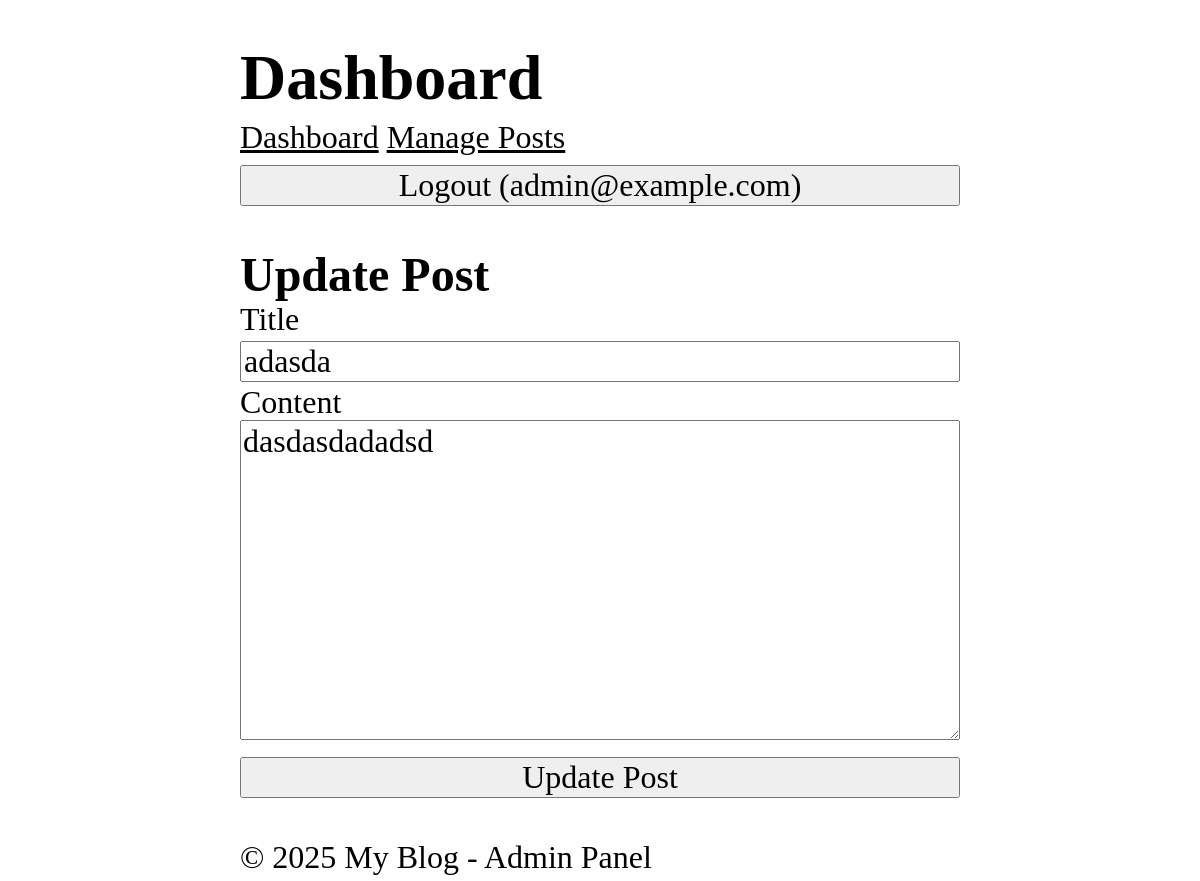
Screenshot of /admin/posts/4/edit (signed in) with the database file from the repository.
### tables this page shows
CREATE TABLE users (
  id INTEGER PRIMARY KEY AUTOINCREMENT,
  name TEXT NOT NULL,
  email TEXT UNIQUE NOT NULL,
  password TEXT NOT NULL,
  role TEXT NOT NULL DEFAULT 'user',
  created_at DATETIME DEFAULT CURRENT_TIMESTAMP
);

CREATE TABLE posts (
  id INTEGER PRIMARY KEY AUTOINCREMENT,
  title TEXT NOT NULL,
  content TEXT NOT NULL,
  views INTEGER DEFAULT 0,
  user_id INTEGER NOT NULL,
  created_at DATETIME DEFAULT CURRENT_TIMESTAMP,
  FOREIGN KEY (user_id) REFERENCES users (id)
);

### core/View.php (called while the page is built, shortened)
<?php
class View
{
  protected static $globals = [];
  public static function share(string $key, mixed $value): void
  {
    static::$globals[$key] = $value;
  }
  public static function render(string $template, array $data = [], string $layout = null): string
  {
    $data = [...static::$globals, ...$data];
    $content = static::renderTemplate(
      $template,
      $data
    );
    return static::renderLayout($layout, $data, $content);
  }
  protected static function renderTemplate(string $template, array $data): string
  {
    extract($data);
    $path = dirname(__DIR__) . "/app/Views/$template.php";
    require $path;
    return ob_get_clean();
  }
  protected static function renderLayout(?string $template, array $data, string $content): string
  {
    extract([...$data, 'content' => $content]);
    $path = dirname(__DIR__) . "/app/Views/$template.php";
    require $path;
    return ob_get_clean();
  }
}

### app/Controllers/Admin/PostController.php (called while the page is built, shortened)
<?php
class PostController
{
  public function edit($id)
  {
    $post = Post::find($id);
    return View::render(
      template: 'admin/post/edit',
      layout: 'layouts/admin',
      data: ['post' => $post]
    );
  }
}

### core/Router.php (called while the page is built, shortened)
<?php
class Router
{
  protected array $routes = [];
  protected array $globalMiddleware = [];
  protected array $routeMiddleware = [];
  public function add(string $method, string $uri, string $controller, array $middlewares = []): void
  {
    $this->routes[] = [
      'method' => $method,
      'uri' => $uri,
      'controller' => $controller,
      'middlewares' => $middlewares
    ];
  }
  public function addGlobalMiddleware(string $middleware): void
  {
    $this->globalMiddleware[] = $middleware;
  }
  public function addRouteMiddleware(string $name, string $middleware): void
  {
    $this->routeMiddleware[$name] = $middleware;
  }
  public function dispatch(string $uri, string $method): string
  {
    $route = $this->findRoute($uri, $method);
    $middlewares = [
      ...$this->globalMiddleware,
      ...array_map(
        fn($name) => $this->routeMiddleware[$name],
        $route['middlewares']
      )
    ];
    return $this->runMiddleware(
      $middlewares,
      function () use ($route) {
        [$controller, $action] = explode('@', $route['controller']);
        return $this->callAction($controller, $action, $route['params']);
      }
    );
  }
  protected function runMiddleware(array $middlewares, callable $target): mixed
  {
    $next = $target;
    foreach (array_reverse($middlewares) as $middleware) {
      $next = function () use ($middleware, $next) {
        error_log("Middleware: running $middleware");
        return (new $middleware)->handle($next);
      };
    }
    return $next();
  }
  protected function findRoute(string $uri, string $method): ?array
  {
    foreach ($this->routes as $route) {
      $params = $this->matchRoute($route['uri'], $uri);
      if ($params !== null && $route['method'] === $method) {
        return [...$route, 'params' => $params];
      }
    }
    return null;
  }
  protected function matchRoute(string $routeUri, string $requestUri): ?array
  {
    $routeSegments = explode('/', trim($routeUri, '/'));
    $requestSegments = explode('/', trim($requestUri, '/'));
    if (count($routeSegments) !== count($requestSegments)) {
      return null;
    }
    $params = [];
    foreach ($routeSegments as $index => $routeSegment) {
      if (str_starts_with($routeSegment, '{') && str_ends_with($routeSegment, '}')) {
        $params[trim($routeSegment, '{}')] = $requestSegments[$index];
      } elseif ($routeSegment !== $requestSegments[$index]) {
        return null;
      }
    }
    return $params;
  }
  protected function callAction(string $controller, string $action, array $params): string
  {
    return (new $controllerClass)->$action(...$params);
  }
}

### app/Middlewares/Auth.php (called while the page is built, shortened)
<?php
class Auth implements Middleware
{
  public function handle(callable $next)
  {
    return $next();
  }
}

### app/Middlewares/CSRF.php (called while the page is built, shortened)
<?php
class CSRF implements Middleware
{
  public function handle(callable $next)
  {
    return $next();
  }
}

### app/Middlewares/View.php (called while the page is built, shortened)
<?php
class View implements Middleware
{
  public function handle(callable $next)
  {
    CoreView::share('user', Auth::user());
    return $next();
  }
}

### core/App.php (called while the page is built, shortened)
<?php
class App {
  protected static $container = [];
  public static function bind(string $key, mixed $value): void {
    static::$container[$key] = $value;
  }
  public static function get(string $key): mixed {
    return static::$container[$key];
  }
}

### core/Model.php (called while the page is built, shortened)
<?php
abstract class Model
{
  protected static string $table;
  public static function find(mixed $id): ?static
  {
    $db = App::get('database');
    return $db->fetch("SELECT * FROM " . static::$table . " WHERE id = ?", [$id], static::class);
  }
}

### core/Database.php (called while the page is built, shortened)
<?php
class Database
{
  protected $pdo;
  public function __construct(array $config)
  {
    try {
      $dsn = $this->createDsn($config);
      $username = $config['username'] ?? null;
      $password = $config['password'] ?? null;
      $options = $config['options'] ?? null;
      $this->pdo = new PDO($dsn, $username, $password, $options);
      $this->pdo->setAttribute(PDO::ATTR_ERRMODE, PDO::ERRMODE_EXCEPTION);
    } catch (PDOException $e) {
      throw new Exception("Could not connect to the database");
    }
  }
  protected function createDsn(array $config): string
  {
    $driver = $config['driver'];
    $dbname = $config['dbname'];
    return match ($driver) {
      'sqlite' => "sqlite:$dbname",
      default => throw new Exception("Unsupported database driver: $driver")
    };
  }
  public function query(string $sql, array $params = []): PDOStatement
  {
    $stmt = $this->pdo->prepare($sql);
    $stmt->execute($params);
    return $stmt;
  }
  public function fetch(string $sql, array $params = [], ?string $className = null): mixed
  {
    $stmt = $this->query($sql, $params);
    if ($className) {
      $result = $stmt->fetch(PDO::FETCH_ASSOC);
      if ($result) {
        $object = new $className();
        foreach ($result as $key => $value) {
          if (property_exists($object, $key)) {
            $object->$key = $value;
          }
        }
        return $object;
      }
      return null;
    }
    return $stmt->fetch(PDO::FETCH_ASSOC);
  }
}

### app/Services/Auth.php (called while the page is built, shortened)
<?php
class Auth
{
  protected static $user = null;
  public static function user(): ?User
  {
    if (static::$user === null) {
      $userId = $_SESSION['user_id'] ?? null;
      static::$user = $userId
        ? User::find($userId)
        : RememberMe::user();
    }
    return static::$user;
  }
}

### app/Services/Authorization.php (called while the page is built, shortened)
<?php
class Authorization
{
  public static function check(
    string $action,
    mixed $resource = null
  ): bool {
    $user = Auth::user();
    return match ($action) {
      'dashboard' => in_array(
        $user->role,
        ['admin', 'superadmin']
      ),
      'edit_post', 'delete_post' => $resource instanceof Post && (($user->id === $resource->user_id) || in_array($user->role, ['admin', 'superadmin'])),
      'comment', 'create_post' => true,
      default => false
    };
  }
}

### app/Views/admin/post/edit.php (the view, shortened to what this page needs)
<h2>Update Post</h2>
<form action="/admin/posts/<?= $post->id ?>" method="POST">
  <div>
    <label for="title">Title</label>
    <input type="text" id="title" name="title" value="<?= $post->title ?>" required />
  </div>
  <div>
    <label for="content">Content</label>
    <textarea id="content" name="content" required><?= $post->content ?></textarea>
  </div>
  <button type="submit">Update Post</button>
</form>

### app/Views/layouts/admin.php (shortened to what this page needs)
<!DOCTYPE html>
<html lang="en">
<head>
  <link rel="stylesheet" href="/style.css" />
</head>
<body>
  <header>
    <h1>Dashboard</h1>
  </header>
  <nav>
    <a href="/admin/dashboard">Dashboard</a>
    <a href="/admin/posts">Manage Posts</a>
    <form action="/logout" method="POST">
      <button>Logout (<?= $user->email ?>)</button>
    </form>
  </nav>
  <main>
    <?= $content ?>
  </main>
  <footer>
    <p>&copy; <?= date('Y') ?> My Blog - Admin Panel</p>
  </footer>
</body>
</html>

### public/style.css (style rules this page uses)
*, *::before, *::after { box-sizing: border-box; }
html { -moz-text-size-adjust: none; -webkit-text-size-adjust: none; text-size-adjust: none; }
body, h1, h2, h3, h4, p, figure, blockquote, dl, dd { margin-block-end: 0; }
body { min-height: 100vh; line-height: 1.5; max-width: 60%; margin-left: auto; margin-right: auto; font-size: 2em; font-family: Cambria, Cochin, Georgia, Times, "Times New Roman", serif; }
h1, h2, h3, h4, button, input, label { line-height: 1.1; }
label { display: block; }
h1, h2, h3, h4 { text-wrap: balance; }
a:not([class]) { text-decoration-skip-ink: auto; color: currentColor; }
input, button, textarea, select { font-family: inherit; font-size: inherit; width: 100%; }
textarea:not([rows]) { min-height: 10em; }

### rows the page displays
users: email "admin@example.com"
posts: title "adasda", content "dasdasdadadsd"
